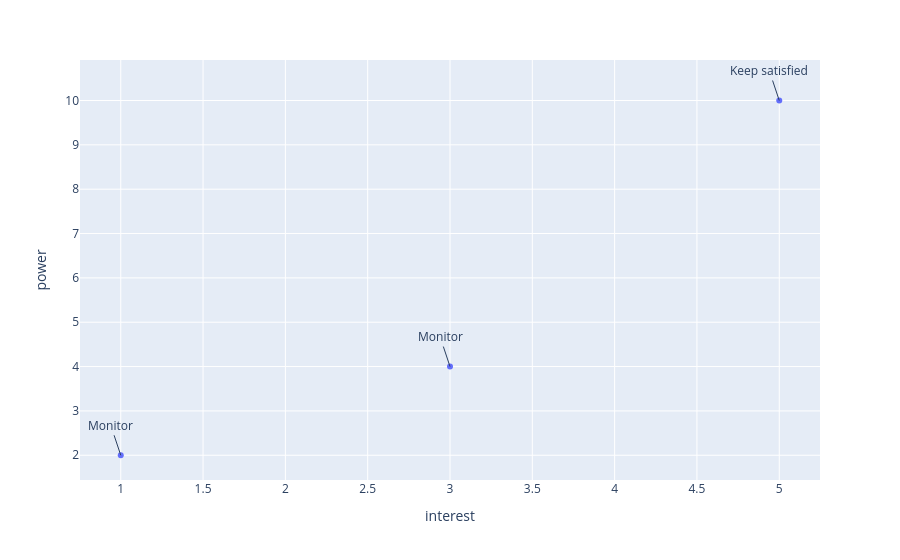

Source (notebook cell):
### Code cell
import matplotlib.pyplot as plt

# Stakeholder data: (Interest, Power)
stakeholders = {
    "CEO": (8, 9),
    "CFO": (5, 8),
    "CTO": (9, 9),
    "CDO": (10, 10),
    "Head of Pricing": (10, 7),
    "DPO / Legal": (9, 10),
    "Engineering Lead": (9, 6),
    "UX Lead": (6, 4),
    "Customer Service Director": (5, 3),
    "Internal PM (Sixt)": (8, 8),
    "Customers": (7, 2),
    "Consumer protection regulators": (3, 9),
    "Press / Public Opinion": (4, 3),
    "Industry watchdogs": (3, 4)
}

# Quadrant color mapping
def get_quadrant_color(interest, power):
    if interest >= 5 and power >= 5:
        return "C3"  # Manage Closely
    elif interest < 5 and power >= 5:
        return "C1"  # Keep Satisfied
    elif interest >= 5 and power < 5:
        return "C2"  # Keep Informed
    else:
        return "C0"  # Monitor

# Plot settings
plt.figure(figsize=(12, 8))

# Draw quadrant backgrounds
plt.axvspan(0, 5, 0, 5/10, color="C0", alpha=0.15)  # Monitor
plt.axvspan(5, 10, 0, 5/10, color="C1", alpha=0.15) # Keep Satisfied
plt.axvspan(0, 5, 5/10, 1, color="C2", alpha=0.15)  # Keep Informed
plt.axvspan(5, 10, 5/10, 1, color="C3", alpha=0.15) # Manage Closely

# Plot stakeholders
for name, (interest, power) in stakeholders.items():
    color = get_quadrant_color(interest, power)
    plt.scatter(interest, power, s=120, color=color, edgecolors="black")
    plt.text(interest + 0.1, power + 0.1, name, fontsize=9)

# Plot formatting
plt.xlim(0, 10)
plt.ylim(0, 10)
plt.xlabel("Interest of Stakeholders (0–10)", fontsize=12)
plt.ylabel("Power of Stakeholders (0–10)", fontsize=12)
plt.title("Stakeholder Power–Interest Portfolio", fontsize=16)
plt.grid(True, linestyle='--', alpha=0.5)

plt.tight_layout()
plt.show()

### Figure 1 — Plotly figure (JSON) as saved in the notebook; plotly's stock layout.template omitted (floating-point values rounded to 4 significant figures)
{"data": [{"hovertemplate": "interest=%{x}<br>power=%{y}<extra></extra>", "legendgroup": "", "marker": {"color": "#636efa", "symbol": "circle"}, "mode": "markers", "name": "", "orientation": "v", "showlegend": false, "type": "scatter", "x": [1, 3, 5], "xaxis": "x", "y": [2, 4, 10], "yaxis": "y"}], "layout": {"annotations": [{"arrowhead": 0, "showarrow": true, "text": "Monitor", "x": 1, "y": 2}, {"arrowhead": 0, "showarrow": true, "text": "Monitor", "x": 3, "y": 4}, {"arrowhead": 0, "showarrow": true, "text": "Keep satisfied", "x": 5, "y": 10}], "legend": {"tracegroupgap": 0}, "margin": {"t": 60}, "xaxis": {"anchor": "y", "domain": [0, 1], "title": {"text": "interest"}}, "yaxis": {"anchor": "x", "domain": [0, 1], "title": {"text": "power"}}}}
